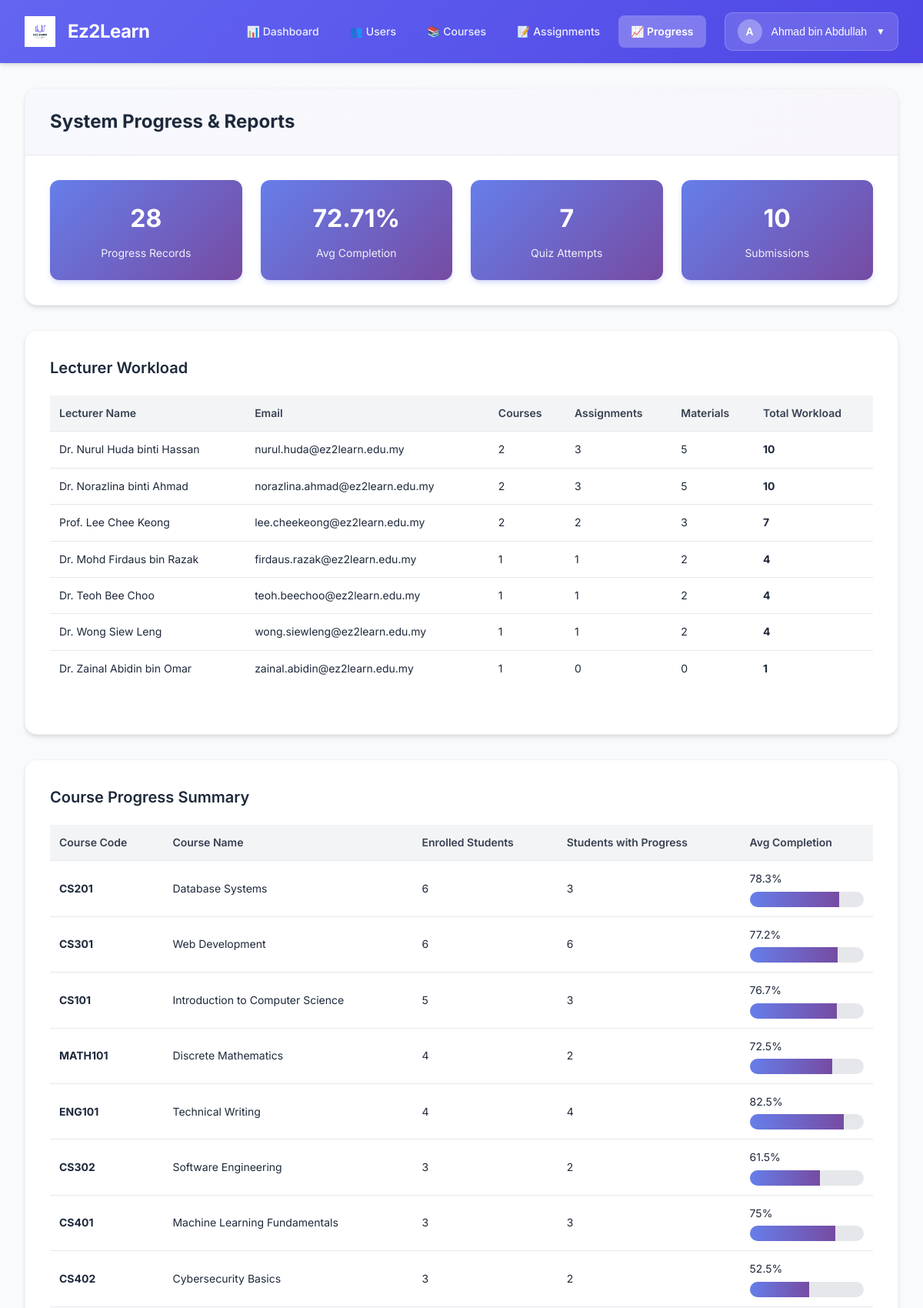
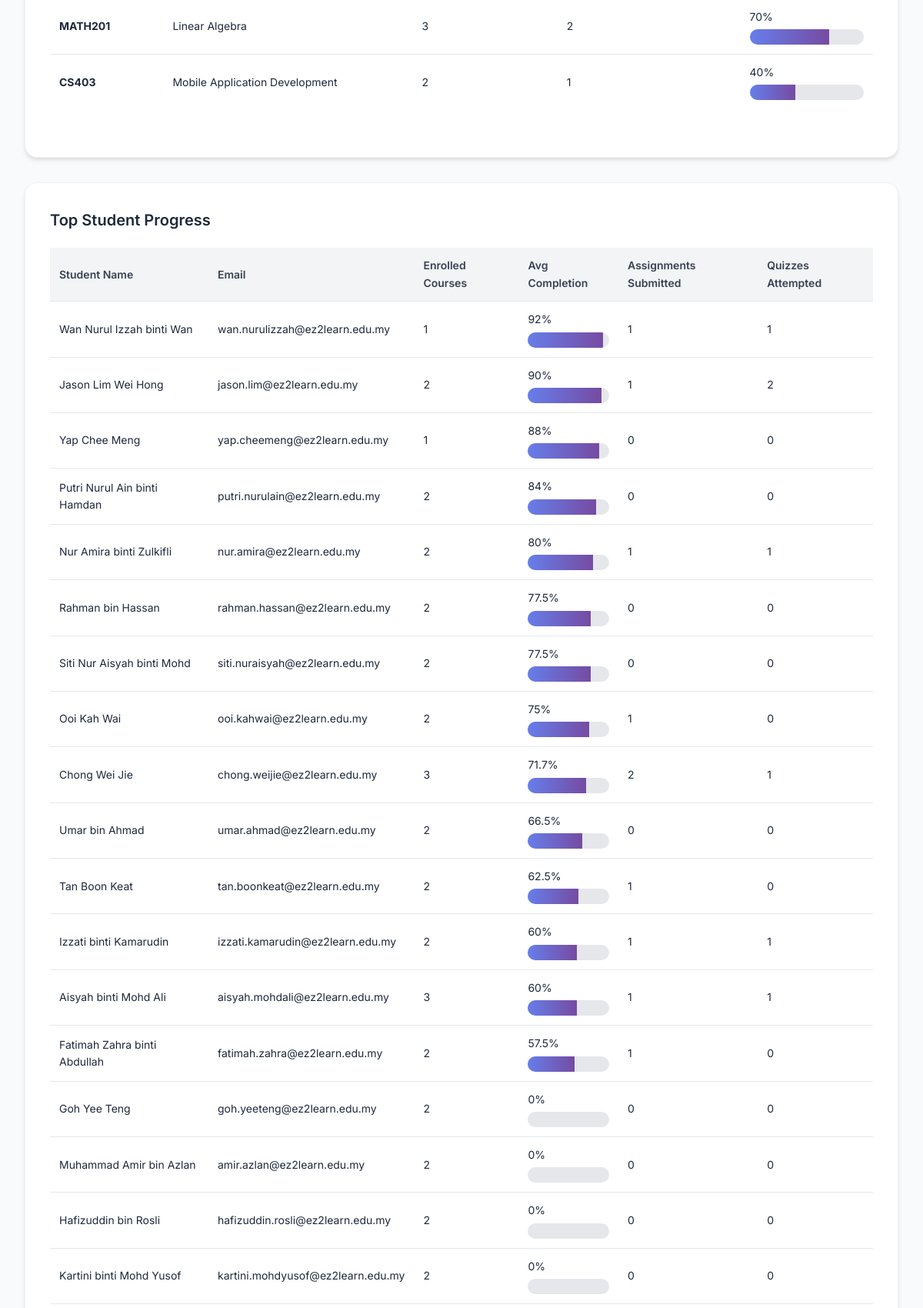
Screenshot of /admin/module-progress/index.php (signed in, upper part) with the database file from the repository (2 pictures, top to bottom).
### tables this page shows
CREATE TABLE users (
    user_id INT AUTO_INCREMENT PRIMARY KEY,
    name VARCHAR(100) NOT NULL,
    email VARCHAR(100) UNIQUE NOT NULL,
    password VARCHAR(255) NOT NULL,
    role ENUM('admin','lecturer','student') NOT NULL,
    status ENUM('active','inactive') DEFAULT 'active',
    created_at TIMESTAMP DEFAULT CURRENT_TIMESTAMP
);

CREATE TABLE courses (
    course_id INT AUTO_INCREMENT PRIMARY KEY,
    course_code VARCHAR(20) UNIQUE NOT NULL,
    course_name VARCHAR(100) NOT NULL,
    description TEXT,
    status ENUM('open','closed') DEFAULT 'open'
);

### admin/module-progress/index.php (the view, shortened to what this page needs)
<?php
$db_host = 'localhost';
$db_user = 'root';
$db_pass = '';
$db_name = 'ez2learn';
$conn = mysqli_connect($db_host, $db_user, $db_pass, $db_name);
$stats = [];
$result = mysqli_query($conn, "SELECT COUNT(*) as count FROM progress");
$stats['total_progress'] = mysqli_fetch_assoc($result)['count'];
$result = mysqli_query($conn, "SELECT AVG(completed_percentage) as avg FROM progress");
$avg_completion = mysqli_fetch_assoc($result);
$stats['avg_completion'] = round($avg_completion['avg'] ?? 0, 2);
$result = mysqli_query($conn, "SELECT COUNT(*) as count FROM quiz_attempts");
$stats['total_quiz_attempts'] = mysqli_fetch_assoc($result)['count'];
$result = mysqli_query($conn, "SELECT COUNT(*) as count FROM submissions");
$stats['total_submissions'] = mysqli_fetch_assoc($result)['count'];
$lecturer_workload_query = "
    SELECT
        u.user_id, u.name, u.email,
        COUNT(DISTINCT cl.course_id) as courses_count,
        COUNT(DISTINCT a.assignment_id) as assignments_count,
        COUNT(DISTINCT m.material_id) as materials_count
    FROM users u
    LEFT JOIN course_lecturers cl ON u.user_id = cl.lecturer_id
    LEFT JOIN assignments a ON u.user_id = a.lecturer_id
    LEFT JOIN materials m ON u.user_id = m.lecturer_id
    WHERE u.role = 'lecturer' AND u.status = 'active'
    GROUP BY u.user_id
    ORDER BY courses_count DESC, assignments_count DESC
";
$lecturer_workload_result = mysqli_query($conn, $lecturer_workload_query);
$lecturer_workload = mysqli_fetch_all($lecturer_workload_result, MYSQLI_ASSOC);
$course_progress_query = "
    SELECT
        c.course_id, c.course_code, c.course_name,
        COUNT(DISTINCT e.student_id) as enrolled_students,
        COUNT(DISTINCT p.student_id) as students_with_progress,
        AVG(p.completed_percentage) as avg_completion
    FROM courses c
    LEFT JOIN enrollments e ON c.course_id = e.course_id
    LEFT JOIN progress p ON c.course_id = p.course_id
    GROUP BY c.course_id
    ORDER BY enrolled_students DESC
";
$course_progress_result = mysqli_query($conn, $course_progress_query);
$course_progress = mysqli_fetch_all($course_progress_result, MYSQLI_ASSOC);
$student_progress_query = "
    SELECT
        u.user_id, u.name, u.email,
        COUNT(DISTINCT e.course_id) as enrolled_courses,
        COUNT(DISTINCT p.course_id) as courses_with_progress,
        AVG(p.completed_percentage) as avg_completion,
        COUNT(DISTINCT s.assignment_id) as assignments_submitted,
        COUNT(DISTINCT qa.quiz_id) as quizzes_attempted
    FROM users u
    LEFT JOIN enrollments e ON u.user_id = e.student_id
    LEFT JOIN progress p ON u.user_id = p.student_id
    LEFT JOIN submissions s ON u.user_id = s.student_id
    LEFT JOIN quiz_attempts qa ON u.user_id = qa.student_id
    WHERE u.role = 'student' AND u.status = 'active'
    GROUP BY u.user_id
    ORDER BY avg_completion DESC
    LIMIT 20
";
$student_progress_result = mysqli_query($conn, $student_progress_query);
$student_progress = mysqli_fetch_all($student_progress_result, MYSQLI_ASSOC);
require_once '../../includes/header-admin.php';
?>
    <div class="container">
        <div class="page-container">
            <div class="page-header">
                <h1 class="page-title">System Progress & Reports</h1>
            </div>
            <div class="stats-grid">
                <div class="stat-card">
                    <div class="stat-number"><?php echo $stats['total_progress']; ?></div>
                    <div class="stat-label">Progress Records</div>
                </div>
                <div class="stat-card">
                    <div class="stat-number"><?php echo $stats['avg_completion']; ?>%</div>
                    <div class="stat-label">Avg Completion</div>
                </div>
                <div class="stat-card">
                    <div class="stat-number"><?php echo $stats['total_quiz_attempts']; ?></div>
                    <div class="stat-label">Quiz Attempts</div>
                </div>
                <div class="stat-card">
                    <div class="stat-number"><?php echo $stats['total_submissions']; ?></div>
                    <div class="stat-label">Submissions</div>
                </div>
            </div>
        </div>
        <div class="page-container">
            <div class="content">
                <h2 class="section-title">Lecturer Workload</h2>
                <div class="table-wrapper">
                    <table>
                        <thead>
                            <tr>
                                <th>Lecturer Name</th>
                                <th>Email</th>
                                <th>Courses</th>
                                <th>Assignments</th>
                                <th>Materials</th>
                                <th>Total Workload</th>
                            </tr>
                        </thead>
                        <tbody>
                            <?php if (empty($lecturer_workload)): ?>
                                <tr>
                                    <td colspan="6" style="text-align: center; padding: 40px; color: #6b7280;">No lecturers found</td>
                                </tr>
                            <?php else: ?>
                                <?php foreach ($lecturer_workload as $lecturer): ?>
                                    <tr>
                                        <td><?php echo htmlspecialchars($lecturer['name']); ?></td>
                                        <td><?php echo htmlspecialchars($lecturer['email']); ?></td>
                                        <td><?php echo $lecturer['courses_count']; ?></td>
                                        <td><?php echo $lecturer['assignments_count']; ?></td>
                                        <td><?php echo $lecturer['materials_count']; ?></td>
                                        <td><strong><?php echo $lecturer['courses_count'] + $lecturer['assignments_count'] + $lecturer['materials_count']; ?></strong></td>
                                    </tr>
                                <?php endforeach; ?>
                            <?php endif; ?>
                        </tbody>
                    </table>
                </div>
            </div>
        </div>
        <div class="page-container">
            <div class="content">
                <h2 class="section-title">Course Progress Summary</h2>
                <div class="table-wrapper">
                    <table>
                        <thead>
                            <tr>
                                <th>Course Code</th>
                                <th>Course Name</th>
                                <th>Enrolled Students</th>
                                <th>Students with Progress</th>
                                <th>Avg Completion</th>
                            </tr>
                        </thead>
                        <tbody>
                            <?php if (empty($course_progress)): ?>
                                <tr>
                                    <td colspan="5" style="text-align: center; padding: 40px; color: #6b7280;">No courses found</td>
                                </tr>
                            <?php else: ?>
                                <?php foreach ($course_progress as $course): ?>
                                    <tr>
                                        <td><strong><?php echo htmlspecialchars($course['course_code']); ?></strong></td>
                                        <td><?php echo htmlspecialchars($course['course_name']); ?></td>
                                        <td><?php echo $course['enrolled_students']; ?></td>
                                        <td><?php echo $course['students_with_progress']; ?></td>
                                        <td>
                                            <?php
                                            $avg = round($course['avg_completion'] ?? 0, 1);
                                            echo $avg . '%';
                                            ?>
                                            <div class="progress-bar" style="margin-top: 5px;">
                                                <div class="progress-fill" style="width: <?php echo min($avg, 100); ?>%;"></div>
                                            </div>
                                        </td>
                                    </tr>
                                <?php endforeach; ?>
                            <?php endif; ?>
                        </tbody>
                    </table>
                </div>
            </div>
        </div>
        <div class="page-container">
            <div class="content">
                <h2 class="section-title">Top Student Progress</h2>
                <div class="table-wrapper">
                    <table>
                        <thead>
                            <tr>
                                <th>Student Name</th>
                                <th>Email</th>
                                <th>Enrolled Courses</th>
                                <th>Avg Completion</th>
                                <th>Assignments Submitted</th>
                                <th>Quizzes Attempted</th>
                            </tr>
                        </thead>
                        <tbody>
                            <?php if (empty($student_progress)): ?>
                                <tr>
                                    <td colspan="6" style="text-align: center; padding: 40px; color: #6b7280;">No students found</td>
                                </tr>
                            <?php else: ?>
                                <?php foreach ($student_progress as $student): ?>
                                    <tr>
                                        <td><?php echo htmlspecialchars($student['name']); ?></td>
                                        <td><?php echo htmlspecialchars($student['email']); ?></td>
                                        <td><?php echo $student['enrolled_courses']; ?></td>
                                        <td>
                                            <?php
                                            $avg = round($student['avg_completion'] ?? 0, 1);
                                            echo $avg . '%';
                                            ?>
                                            <div class="progress-bar" style="margin-top: 5px;">
                                                <div class="progress-fill" style="width: <?php echo min($avg, 100); ?>%;"></div>
                                            </div>
                                        </td>
                                        <td><?php echo $student['assignments_submitted']; ?></td>
                                        <td><?php echo $student['quizzes_attempted']; ?></td>
                                    </tr>
                                <?php endforeach; ?>
                            <?php endif; ?>
                        </tbody>
                    </table>
                </div>
            </div>
        </div>
    </div>
<?php require_once '../../includes/footer.php'; ?>

### includes/header-admin.php (style rules this page uses)
* { margin: 0; padding: 0; box-sizing: border-box; }
body { font-family: 'Inter', -apple-system, BlinkMacSystemFont, 'Segoe UI', sans-serif; background: #f8fafc; color: #1e293b; line-height: 1.6; }
.container { max-width: 1600px; margin: 2rem auto; padding: 0 2rem; }

### admin/module-progress/index.php (style rules this page uses)
.page-container { background: #ffffff; border-radius: 16px; box-shadow: 0 4px 6px -1px rgba(0, 0, 0, 0.1), 0 2px 4px -1px rgba(0, 0, 0, 0.06); overflow: hidden; margin-bottom: 2rem; border: 1px solid rgba(0, 0, 0, 0.05); }
.page-header { padding: 1.5rem 2rem; border-bottom: 1px solid #e5e7eb; background: linear-gradient(135deg, rgba(102, 126, 234, 0.05) 0%, rgba(118, 75, 162, 0.05) 100%); }
.page-title { font-size: 1.5rem; font-weight: 700; color: #1e293b; }
.stats-grid { display: grid; grid-template-columns: repeat(auto-fit, minmax(200px, 1fr)); gap: 1.5rem; padding: 2rem; }
.stat-card { background: linear-gradient(135deg, #667eea 0%, #764ba2 100%); color: white; padding: 1.5rem; border-radius: 12px; text-align: center; box-shadow: 0 4px 6px -1px rgba(102, 126, 234, 0.3); transition: all 0.3s cubic-bezier(0.4, 0, 0.2, 1); }
.stat-number { font-size: 2rem; font-weight: 700; margin-bottom: 0.5rem; }
.stat-label { font-size: 0.875rem; opacity: 0.9; }
.content { padding: 2rem; }
.section-title { font-size: 1.25rem; font-weight: 600; color: #1e293b; margin-bottom: 1.25rem; }
.table-wrapper { overflow-x: auto; margin-bottom: 30px; }
table { width: 100%; border-collapse: collapse; }
thead { background: #f3f4f6; }
th { padding: 12px; text-align: left; font-weight: 600; font-size: 14px; color: #374151; }
td { padding: 12px; border-top: 1px solid #e5e7eb; font-size: 14px; }
tbody tr { transition: background-color 0.2s ease; }
.progress-bar { width: 100%; height: 20px; background: #e5e7eb; border-radius: 10px; overflow: hidden; margin-top: 0.5rem; }
.progress-fill { height: 100%; background: linear-gradient(90deg, #667eea 0%, #764ba2 100%); transition: width 0.3s ease; }

### rows the page displays
users: name "Dr. Nurul Huda binti Hassan", email "nurul.huda@ez2learn.edu.my", courses_count "2", assignments_count "3", materials_count "5", materials_count "10"
users: name "Dr. Norazlina binti Ahmad", email "norazlina.ahmad@ez2learn.edu.my", courses_count "2", assignments_count "3", materials_count "5", materials_count "10"
users: name "Prof. Lee Chee Keong", email "lee.cheekeong@ez2learn.edu.my", courses_count "2", assignments_count "2", materials_count "3", materials_count "7"
users: name "Dr. Mohd Firdaus bin Razak", email "firdaus.razak@ez2learn.edu.my", courses_count "1", assignments_count "1", materials_count "2", materials_count "4"
users: name "Dr. Teoh Bee Choo", email "teoh.beechoo@ez2learn.edu.my", courses_count "1", assignments_count "1", materials_count "2", materials_count "4"
users: name "Dr. Wong Siew Leng", email "wong.siewleng@ez2learn.edu.my", courses_count "1", assignments_count "1", materials_count "2", materials_count "4"
users: name "Dr. Zainal Abidin bin Omar", email "zainal.abidin@ez2learn.edu.my", courses_count "1", assignments_count "0", materials_count "0", materials_count "1"
courses: course_code "CS201", course_name "Database Systems", enrolled_students "6", students_with_progress "3", avg "78.3"
courses: course_code "CS301", course_name "Web Development", enrolled_students "6", students_with_progress "6", avg "77.2"
courses: course_code "CS101", course_name "Introduction to Computer Science", enrolled_students "5", students_with_progress "3", avg "76.7"
courses: course_code "MATH101", course_name "Discrete Mathematics", enrolled_students "4", students_with_progress "2", avg "72.5"
courses: course_code "ENG101", course_name "Technical Writing", enrolled_students "4", students_with_progress "4", avg "82.5"
courses: course_code "CS302", course_name "Software Engineering", enrolled_students "3", students_with_progress "2", avg "61.5"
courses: course_code "CS401", course_name "Machine Learning Fundamentals", enrolled_students "3", students_with_progress "3", avg "75"
courses: course_code "CS402", course_name "Cybersecurity Basics", enrolled_students "3", students_with_progress "2", avg "52.5"
courses: course_code "MATH201", course_name "Linear Algebra", enrolled_students "3", students_with_progress "2", avg "70"
courses: course_code "CS403", course_name "Mobile Application Development", enrolled_students "2", students_with_progress "1", avg "40"
users: name "Wan Nurul Izzah binti Wan", email "wan.nurulizzah@ez2learn.edu.my", enrolled_courses "1", avg "92", assignments_submitted "1", quizzes_attempted "1"
users: name "Jason Lim Wei Hong", email "jason.lim@ez2learn.edu.my", enrolled_courses "2", avg "90", assignments_submitted "1", quizzes_attempted "2"
users: name "Yap Chee Meng", email "yap.cheemeng@ez2learn.edu.my", enrolled_courses "1", avg "88", assignments_submitted "0", quizzes_attempted "0"
users: name "Putri Nurul Ain binti Hamdan", email "putri.nurulain@ez2learn.edu.my", enrolled_courses "2", avg "84", assignments_submitted "0", quizzes_attempted "0"
users: name "Nur Amira binti Zulkifli", email "nur.amira@ez2learn.edu.my", enrolled_courses "2", avg "80", assignments_submitted "1", quizzes_attempted "1"
users: name "Rahman bin Hassan", email "rahman.hassan@ez2learn.edu.my", enrolled_courses "2", avg "77.5", assignments_submitted "0", quizzes_attempted "0"
users: name "Siti Nur Aisyah binti Mohd", email "siti.nuraisyah@ez2learn.edu.my", enrolled_courses "2", avg "77.5", assignments_submitted "0", quizzes_attempted "0"
users: name "Ooi Kah Wai", email "ooi.kahwai@ez2learn.edu.my", enrolled_courses "2", avg "75", assignments_submitted "1", quizzes_attempted "0"
users: name "Chong Wei Jie", email "chong.weijie@ez2learn.edu.my", enrolled_courses "3", avg "71.7", assignments_submitted "2", quizzes_attempted "1"
users: name "Umar bin Ahmad", email "umar.ahmad@ez2learn.edu.my", enrolled_courses "2", avg "66.5", assignments_submitted "0", quizzes_attempted "0"
users: name "Tan Boon Keat", email "tan.boonkeat@ez2learn.edu.my", enrolled_courses "2", avg "62.5", assignments_submitted "1", quizzes_attempted "0"
users: name "Izzati binti Kamarudin", email "izzati.kamarudin@ez2learn.edu.my", enrolled_courses "2", avg "60", assignments_submitted "1", quizzes_attempted "1"
users: name "Aisyah binti Mohd Ali", email "aisyah.mohdali@ez2learn.edu.my", enrolled_courses "3", avg "60", assignments_submitted "1", quizzes_attempted "1"
users: name "Fatimah Zahra binti Abdullah", email "fatimah.zahra@ez2learn.edu.my", enrolled_courses "2", avg "57.5", assignments_submitted "1", quizzes_attempted "0"
users: name "Goh Yee Teng", email "goh.yeeteng@ez2learn.edu.my", enrolled_courses "2", avg "0", assignments_submitted "0", quizzes_attempted "0"
users: name "Muhammad Amir bin Azlan", email "amir.azlan@ez2learn.edu.my", enrolled_courses "2", avg "0", assignments_submitted "0", quizzes_attempted "0"
users: name "Hafizuddin bin Rosli", email "hafizuddin.rosli@ez2learn.edu.my", enrolled_courses "2", avg "0", assignments_submitted "0", quizzes_attempted "0"
users: name "Kartini binti Mohd Yusof", email "kartini.mohdyusof@ez2learn.edu.my", enrolled_courses "2", avg "0", assignments_submitted "0", quizzes_attempted "0"

### other values shown
substr($user_name, 0, 1) "A"
$user_name "Ahmad bin Abdullah"
$stats['total_progress'] "28"
$stats['avg_completion'] "72.71"
$stats['total_quiz_attempts'] "7"
$stats['total_submissions'] "10"
